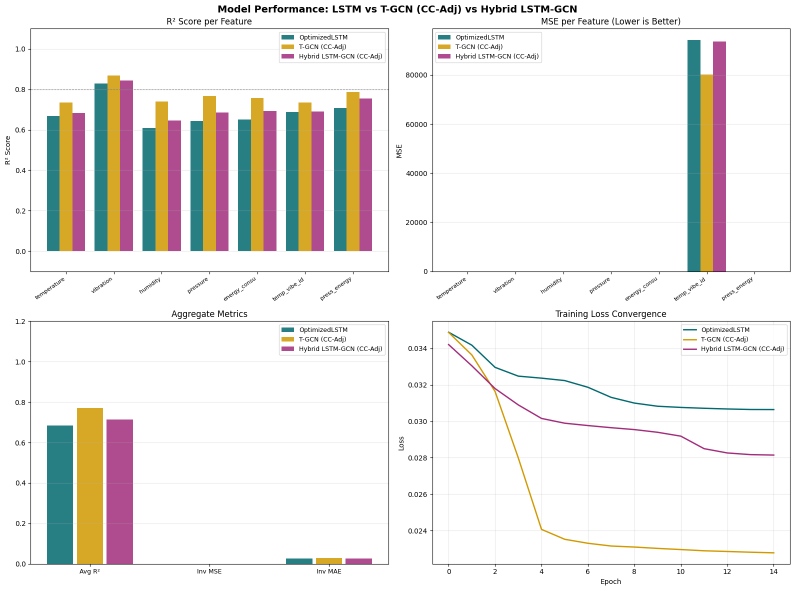
#> input picture figures/images/model-performance-lstm-tgcn-hybrid.png, 1589 x 1181 px (shown at 1/2 size)
$ python split_fig44_panels.py
#> lines starting #> are read from the running program, lines starting #| are printed output that depends on the picture
"""
split_fig44_panels.py
=====================
Split the composite 2x2 figure `model-performance-lstm-tgcn-hybrid.png`
into four separate panel images so the thesis can present them as
proper subfigures (a)-(d) with individual captions.

This performs NO data regeneration: it only crops the existing
rendered composite. All numeric content is preserved exactly as
produced by the original experiment. Panel and row/column boundaries
are detected automatically from the white gaps in the figure, so the
split adapts if the source image changes.

Panels:
  (a) top-left     -> R^2 score per feature
  (b) top-right    -> MSE per feature
  (c) bottom-left  -> aggregate metrics
  (d) bottom-right -> training loss convergence

Usage:
  python split_fig44_panels.py
"""
from pathlib import Path
from PIL import Image

HERE = Path(__file__).resolve().parent
SRC = HERE / "images" / "model-performance-lstm-tgcn-hybrid.png"
WHITE = 245          # >= this grey value counts as background
GAP_FRAC = 0.985     # row/col is a "gap" if this fraction of pixels is white


def white_fraction(line):
    return sum(1 for p in line if p >= WHITE) / len(line)


def runs_of_gaps(is_gap):
    """Return [(start, end)] index ranges where is_gap is True."""
    runs, start = [], None
    for i, g in enumerate(is_gap):
        if g and start is None:
            start = i
        elif not g and start is not None:
            runs.append((start, i)); start = None
    if start is not None:
        runs.append((start, len(is_gap)))
    return runs


def main():
    im = Image.open(SRC).convert("RGB")
    g = im.convert("L")
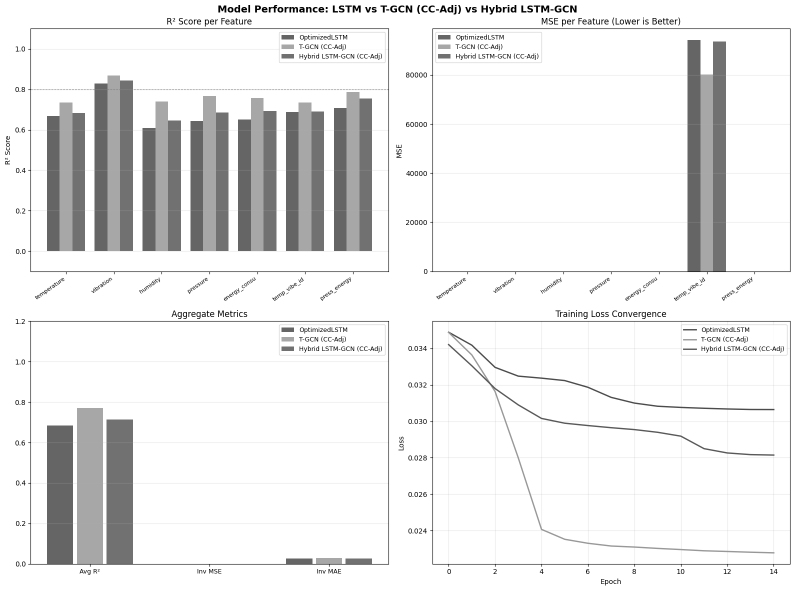
#> g: PIL image 1589x1181 L (shown at 1/2 size); min 0, max 255, mean 234.2
    w, h = g.size
#> w = 1589; h = 1181
    px = g.load()

    row_gap = [white_fraction([px[x, y] for x in range(w)]) >= GAP_FRAC
               for y in range(h)]
#> row_gap = 1181 items, first 6: True, True, True, True, True, True
    col_gap = [white_fraction([px[x, y] for y in range(h)]) >= GAP_FRAC
               for x in range(w)]
#> col_gap = 1589 items, first 6: True, True, True, True, True, True

    # Title band: the first gap run that does NOT start at the very top
    # (the run at y=0 is the page margin) marks the end of the super-title.
    title_end = 0
    for s, e in runs_of_gaps(row_gap):
        if s > 0 and s < 0.20 * h:
            title_end = e
            break
#> this loop made 2 passes
#> (s, e, title_end) on pass 2: (25, 36, 36)
#> (s, e) on pass 1: (0, 10)

    # Row split: widest gap run whose centre lies in the middle 40-65% band
    # (the inter-row whitespace, not the narrow axis-label gaps).
    row_runs = sorted(
        [(s, e) for s, e in runs_of_gaps(row_gap)
         if 0.40 * h < (s + e) / 2 < 0.65 * h],
        key=lambda r: r[1] - r[0], reverse=True)
#> the loop in runs_of_gaps (call 2), `for i, g in enumerate(is_gap):` made 1181 passes
#> g on passes 1 to 12: True, True, True, True, True, True, True, True, True, True, False, False
#> row_runs = [(601, 621), (548, 555), (638, 641), (651, 654), (634, 636), (648, 649)]
    midy = (sum(row_runs[0]) // 2 if row_runs else h // 2)
#> midy = 611

    # Column split: longest gap run with centre in the middle 35-65% band.
    col_runs = sorted(
        [(s, e) for s, e in runs_of_gaps(col_gap)
         if 0.35 * w < (s + e) / 2 < 0.65 * w],
        key=lambda r: r[1] - r[0], reverse=True)
#> col_runs = [(779, 793), (854, 860), (807, 812), (795, 796), (804, 805), (828, 829)]
    midx = (sum(col_runs[0]) // 2 if col_runs else w // 2)
#> midx = 786

    print(f"  detected: title_end={title_end}px  midx={midx}px  midy={midy}px")
#|   detected: title_end=36px  midx=786px  midy=611px

    panels = {
        "a": (0,    title_end, midx, midy),
        "b": (midx, title_end, w,    midy),
        "c": (0,    midy,      midx, h),
        "d": (midx, midy,      w,    h),
    }
#> panels = {'a': (0, 36, 786, 611), 'b': (786, 36, 1589, 611), 'c': (0, 611, 786, 1181), 'd': (786, 611, 1589, 1181)}
    for tag, box in panels.items():
        out = HERE / "images" / f"fig44_model_perf_{tag}.png"
        crop = im.crop(box)
        crop.save(out)
        print(f"  saved {out.name}  {crop.size}")
#> this loop made 4 passes
#|   saved fig44_model_perf_a.png  (786, 575)
#|   saved fig44_model_perf_b.png  (803, 575)
#|   saved fig44_model_perf_c.png  (786, 570)
#|   saved fig44_model_perf_d.png  (803, 570)
#> pass 1, in main, `crop = im.crop(box)`:
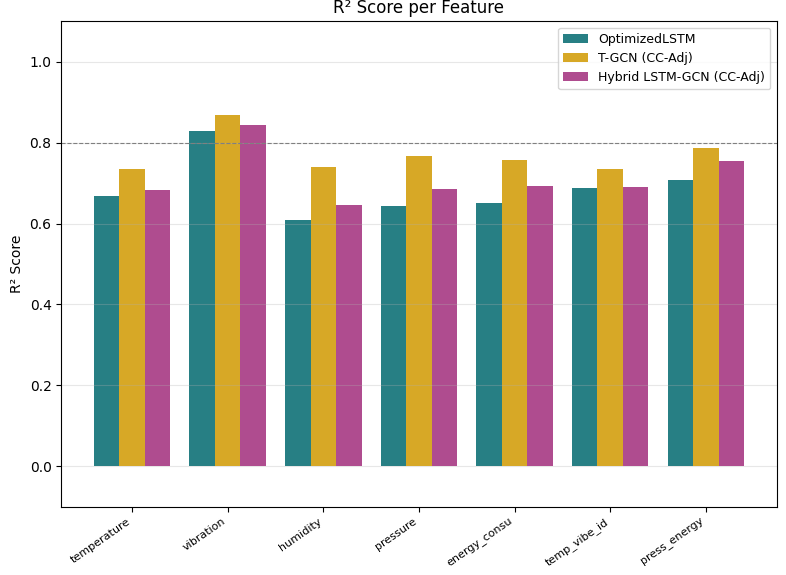
#> crop: PIL image 786x575 RGB; mean R, G, B 213.7, 206.3, 198.4
#> pass 2, in main, `crop = im.crop(box)`:
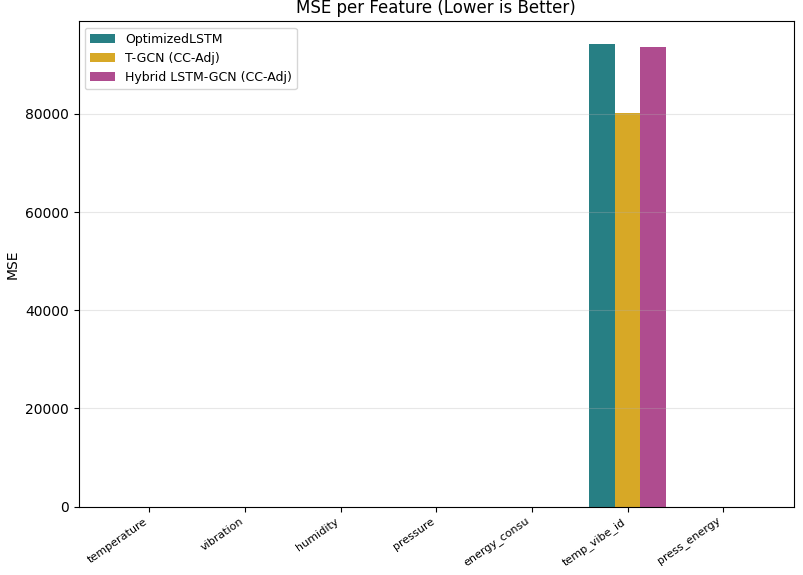
#> crop: PIL image 803x575 RGB; mean R, G, B 242.5, 241.2, 240.3
#> pass 3, in main, `crop = im.crop(box)`:
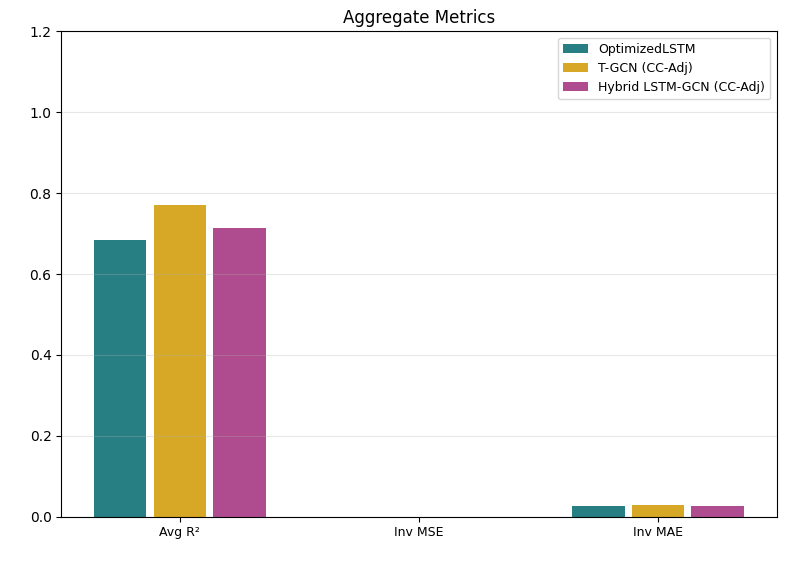
#> crop: PIL image 786x570 RGB; mean R, G, B 240.1, 237.8, 235.4
#> after the loop:
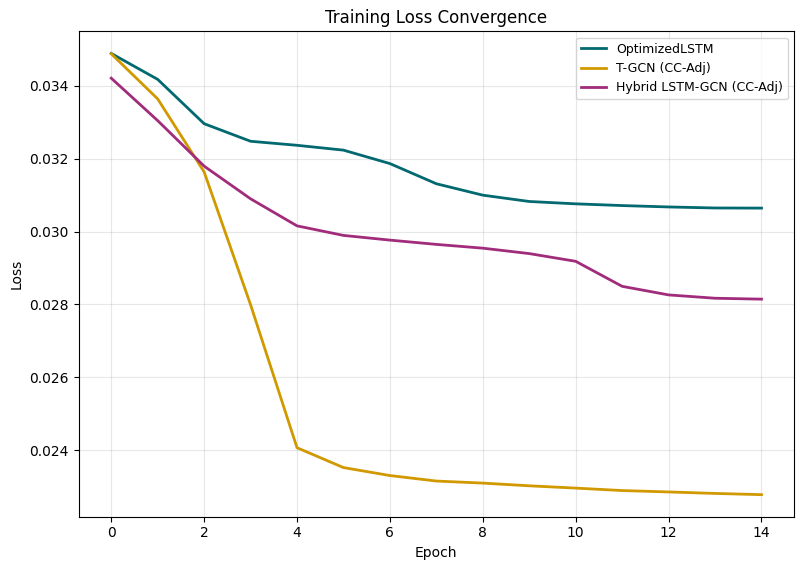
#> crop: PIL image 803x570 RGB; mean R, G, B 249.5, 249.1, 248.6


if __name__ == "__main__":
    main()

$ run again, with figures/images/Deep Anomaly Detection.png copied over figures/images/model-performance-lstm-tgcn-hybrid.png
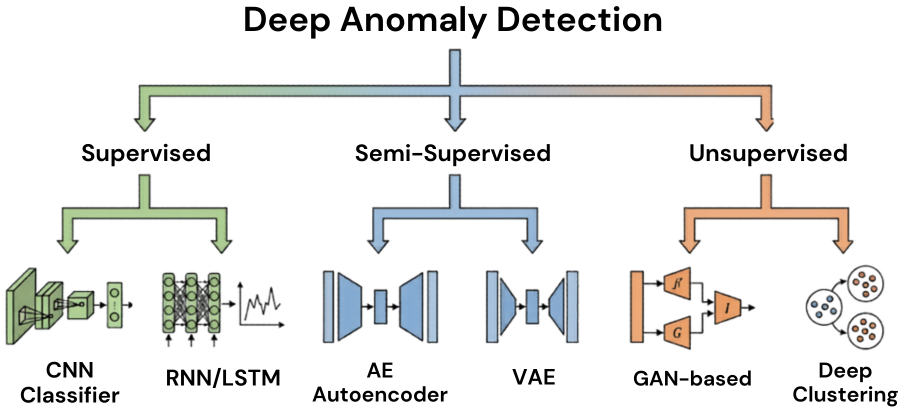
#> input picture figures/images/Deep Anomaly Detection.png, 1816 x 830 px (shown at 1/2 size)
#> row_gap = 830 items, first 6: True, True, True, True, True, True
#> col_gap = 1816 items, first 6: True, True, True, True, True, True
#> the loop in main, `for s, e in runs_of_gaps(row_gap):` made 2 passes
#> (s, e, title_end) on pass 2: (63, 99, 99)
#> the loop in runs_of_gaps (call 2), `for i, g in enumerate(is_gap):` made 830 passes
#> g on passes 1 to 8: True, True, True, True, True, True, True, True
#> row_runs = [(323, 346), (509, 532)]
#> midy = 334
#> col_runs = []
#> midx = 908
#|   detected: title_end=99px  midx=908px  midy=334px
#> panels = {'a': (0, 99, 908, 334), 'b': (908, 99, 1816, 334), 'c': (0, 334, 908, 830), 'd': (908, 334, 1816, 830)}
#> the loop in main, `for tag, box in panels.items():` made 4 passes
#> (printed output is left out)
#> pass 1, in main, `crop = im.crop(box)`:
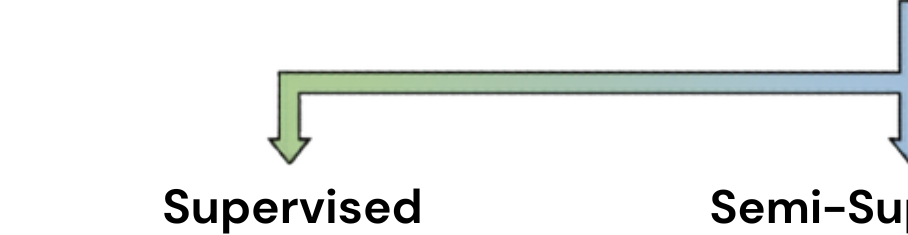
#> crop: PIL image 908x235 RGB; mean R, G, B 237.8, 239.7, 238.7
#> after the loop in main, `for tag, box in panels.items():`:
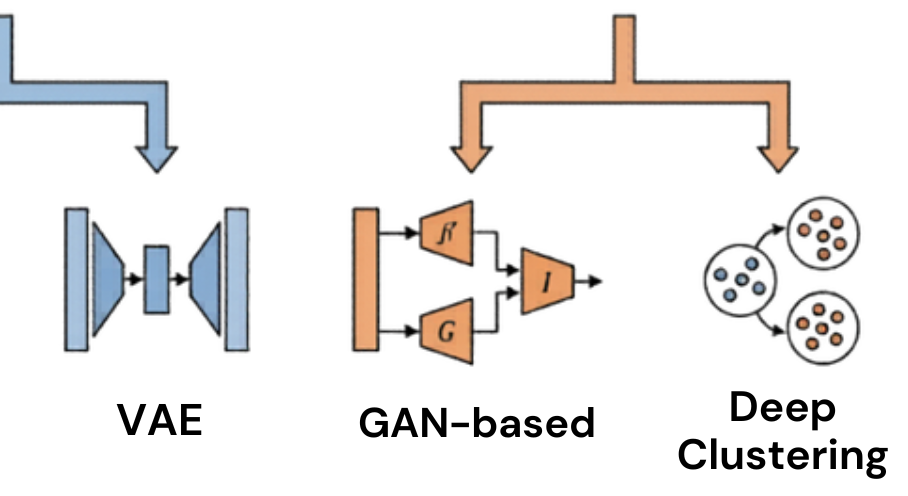
#> crop: PIL image 908x496 RGB; mean R, G, B 237.9, 236, 235
